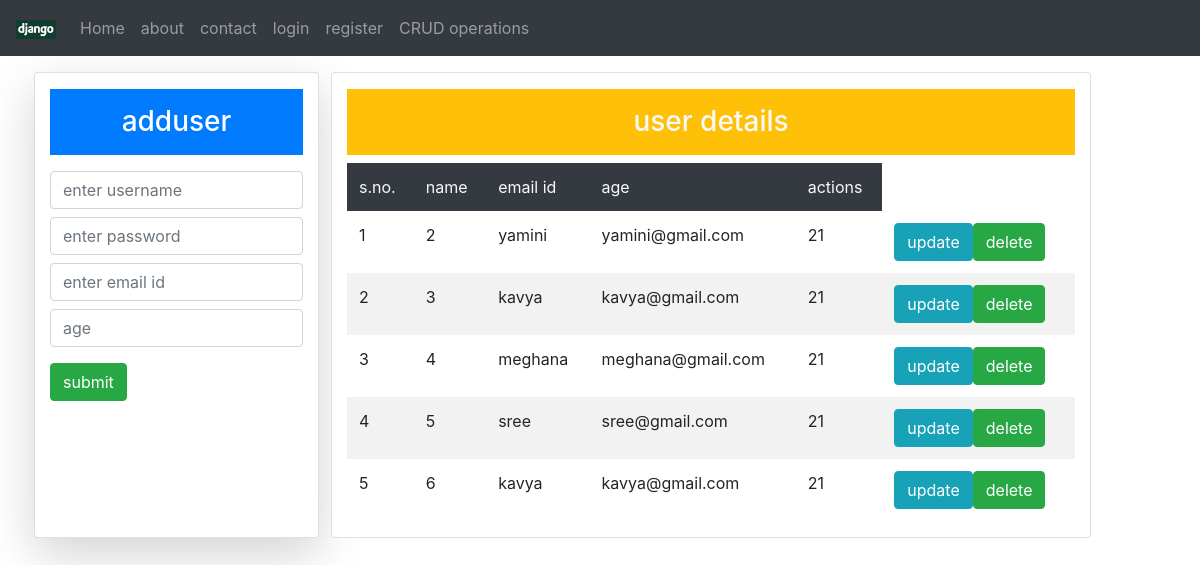
/crud/, run on the app's committed database.
### Emp/models.py (models this page shows)
class UsrRg(models.Model):
	username=models.CharField(max_length=120)
	password=models.CharField(max_length=120)
	email=models.CharField(max_length=120)
	age=models.IntegerField()

### Emp/views.py (the view, shortened to what this page needs)
# urls.py: path('crud/',views.crud,name="cr"),
def crud(request):
	data2=UsrRg.objects.all()
	return render(request,'html/actions.html',{'info':data2})

### Emp/Templates/html/actions.html (shortened to what this page needs)
{% extends 'html/header.html' %}
{% block content %}
<div class="container">
	<div class="row">
	<div class="card col-md-3 mx-1 mt-3 shadow-lg">
      <h3 class="p-3 bg-primary text-center text-white mt-3 border-rounded">adduser</h3>
      <form method="POST">
      	<input type="text" name="username" placeholder="enter username" class="form-control my-2">
      	<input type="password" name="password" placeholder="enter password" class="form-control my-2">
      	<input type="text" name="email" placeholder="enter email id" class="form-control my-2">
      	<input type="number" name="age" class="form-control my-2" placeholder="age">
      	<input type="submit" class="btn btn-success my-2" value="submit">
	</div>
	<div class="card col-md-8 mt-3 mx-2">
	<h3 class="p-3 bg-warning text-center text-light mt-3">user details</h3>
	<table class="table table-striped table-hover table-borderless">
	<tr class="bg-dark text-light">
		<td>s.no.</td>
		<td>name</td>
		<td>email id</td>
		<td>age</td>
		<td>actions</td>
	</tr>
	{% for i in info %}
	<tr>
		<td>{{forloop.counter}}</td>
		<td>{{i.id}}</td>
		<td>{{i.username}}</td>
		<td>{{i.email}}</td>
		<td>{{i.age}}</td>
		<td><a href="" class="btn btn-info">update</a><a href="{% url 'delete' i.id %}" class="btn btn-success">delete</a>
		</tr>
	{% endfor %}
	</table>
	</div>
	</div>
</div>
{% endblock %}

### Emp/Templates/html/header.html (shortened to what this page needs)
{% load static %}
<!DOCTYPE html>
<html lang="en">
<head>
  <link rel="stylesheet" href="{% static 'css/bootstrap.min.css' %}">
</head>
<body>
{% include 'html/navbar.html' %}
{% block content %}
{% endblock %}
</body>
</html>

### Emp/Templates/html/navbar.html (shortened to what this page needs)
{% load static %}
<nav class="navbar navbar-expand-sm bg-dark navbar-dark">
  <a class="navbar-brand" href="{% url 'hm' %}">
    <img src="{% static 'images/brand.png' %}" alt="logo" style="width:40px;">
  </a>
   <div class="collapse navbar-collapse" id="collapsiblenavbar">
  <ul class="navbar-nav">
    <li class="nav-item">
      <a class="nav-link" href="{% url 'hm' %}">Home</a>
    </li>
    <li class="nav-item">
      <a class="nav-link" href="{% url 'ab' %}">about</a>
    </li>
    <li class="nav-item">
      <a class="nav-link" href="{% url 'cn' %}">contact</a>
      <li class="nav-item">
        <a class="nav-link" href="{% url 'lg' %}">login</a>
    </li>
    <li class="nav-item">
        <a class="nav-link" href="{% url 'rg' %}">register</a>
    </li>
   </li>
    <li class="nav-item">
        <a class="nav-link" href="{% url 'cr' %}">CRUD operations</a>
    </li>
  </ul>
</div>
</nav>

### data on the page
UsrRg: id "2", username "yamini", email "yamini@gmail.com", age "21"
UsrRg: id "3", username "kavya", email "kavya@gmail.com", age "21"
UsrRg: id "4", username "meghana", email "meghana@gmail.com", age "21"
UsrRg: id "5", username "sree", email "sree@gmail.com", age "21"
UsrRg: id "6", username "kavya", email "kavya@gmail.com", age "21"
